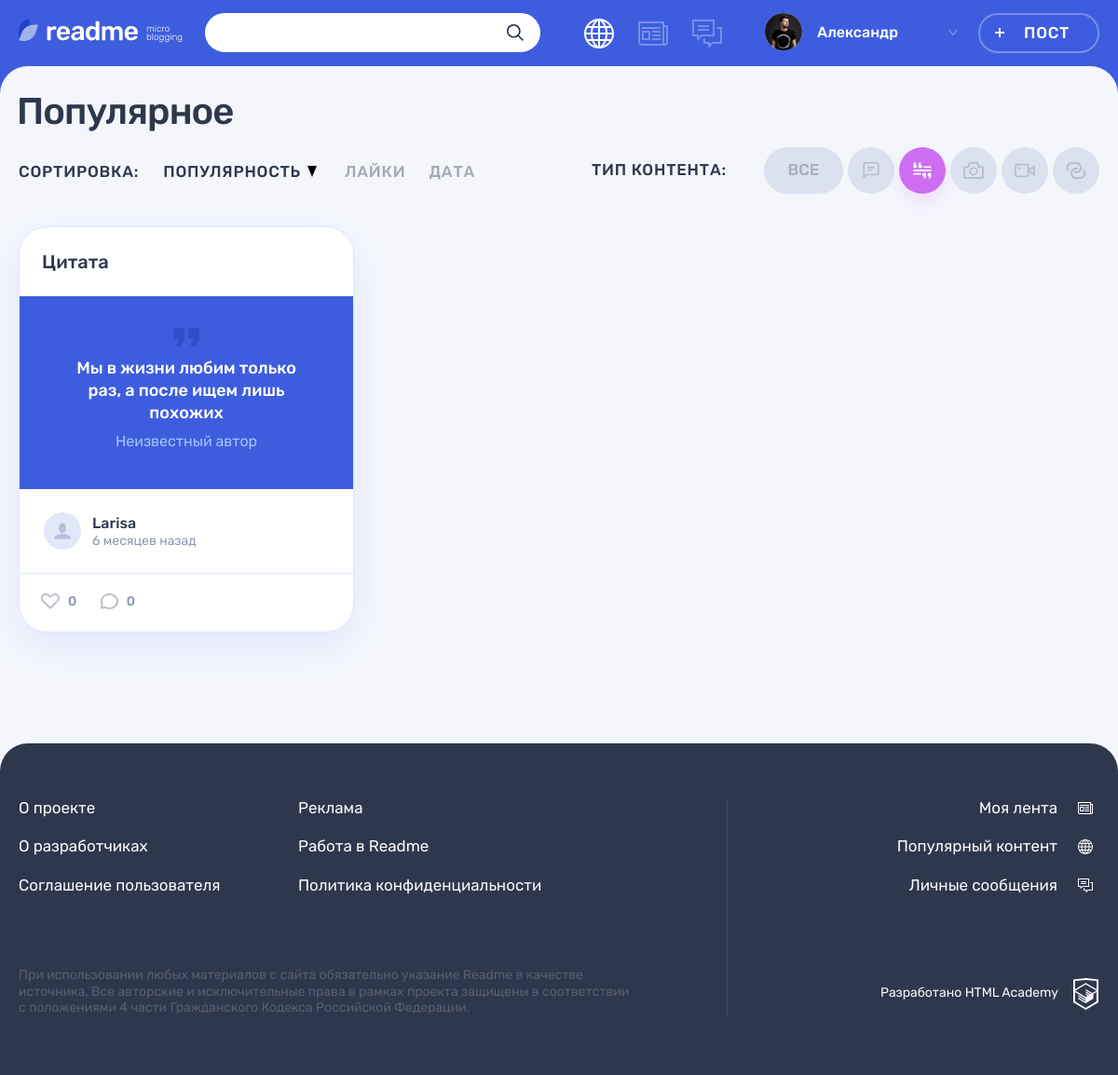
Page /?type=2 on the committed database.
### tables this page shows
CREATE TABLE type_contents (
  id INT AUTO_INCREMENT PRIMARY KEY,
  name TINYTEXT NOT NULL UNIQUE,
  name_icon TINYTEXT NOT NULL UNIQUE
);

CREATE TABLE posts (
  id INT AUTO_INCREMENT PRIMARY KEY,
  date_create DATETIME NOT NULL,
  title VARCHAR(128) NOT NULL,
  text_content TEXT,
  quote_author TINYTEXT,
  image_url TINYTEXT,
  video_url TINYTEXT,
  link TINYTEXT,
  view_number INT DEFAULT 0,
  user_id INT,
  type_id INT,
  FOREIGN KEY (user_id) REFERENCES users (id),
  FOREIGN KEY (type_id) REFERENCES type_contents (id)
);

CREATE TABLE users (
  id INT AUTO_INCREMENT PRIMARY KEY,
  date_registration DATETIME NOT NULL,
  email CHAR(128) NOT NULL UNIQUE,
  login CHAR(128) NOT NULL UNIQUE,
  password CHAR(128) NOT NULL,
  avatar_url TINYTEXT
);

### helpers.php (called while the page is built, shortened)
<?php
function include_template($name, array $data = [])
{
    $name = 'templates/' . $name;
    extract($data);
    require $name;
    $result = ob_get_clean();
    return $result;
}

### models/Model.php (called while the page is built)
<?php
abstract class Model {
    protected $table;
    protected $mysqli;
    function __construct($mysqli)
    {
        $this->mysqli = $mysqli;
    }
    public function getAll()
    {
        $sql = "SELECT * FROM {$this->table}";
        $result = $this->mysqli->query($sql);
        $result = $result->fetch_all(MYSQLI_ASSOC);
        return $result;
    }
}
?>

### models/post.php (called while the page is built, shortened)
<?php
require_once('Model.php');
class Post extends Model {
    protected $table = 'posts';
    function getPostByType($type)
    {
        $stmt = $this->mysqli->prepare("
            SELECT
            p.id,
            date_create,
            title,
            text_content,
            quote_author,
            image_url,
            video_url,
            link,
            avatar_url,
            view_number,
            u.login,
            tc.name_icon as post_type
            FROM {$this->table} p
            JOIN users u ON p.user_id = u.id
            JOIN type_contents tc ON p.type_id = tc.id
            WHERE tc.id = ?
            ORDER BY view_number DESC LIMIT 6
        ");
        $stmt->bind_param('i', $type);
        $stmt->execute();
        $result = $stmt->get_result();
        return $result->fetch_all(MYSQLI_ASSOC);
    }
}
?>

### templates/main.php (the view, shortened to what this page needs)
<section class="page__main page__main--popular">
    <div class="container">
        <h1 class="page__title page__title--popular">Популярное</h1>
    </div>
    <div class="popular container">
        <div class="popular__filters-wrapper">
            <div class="popular__sorting sorting">
                <b class="popular__sorting-caption sorting__caption">Сортировка:</b>
                <ul class="popular__sorting-list sorting__list">
                    <li class="sorting__item sorting__item--popular">
                        <a class="sorting__link sorting__link--active" href="#">
                            <span>Популярность</span>
                            <svg class="sorting__icon" width="10" height="12">
                                <use xlink:href="#icon-sort"></use>
                            </svg>
                        </a>
                    </li>
                    <li class="sorting__item">
                        <a class="sorting__link" href="#">
                            <span>Лайки</span>
                        </a>
                    </li>
                    <li class="sorting__item">
                        <a class="sorting__link" href="#">
                            <span>Дата</span>
                        </a>
                    </li>
                </ul>
            </div>
            <div class="popular__filters filters">
                <b class="popular__filters-caption filters__caption">Тип контента:</b>
                <ul class="popular__filters-list filters__list">
                    <li class="popular__filters-item popular__filters-item--all filters__item filters__item--all">
                        <a class="filters__button filters__button--ellipse filters__button--all
                            <?=$filter_type === '' ? 'filters__button--active' : '';?>"
                            href="./">
                            <span>Все</span>
                        </a>
                    </li>
                    <?php foreach ($content_types as $type) :?>
                        <li class="popular__filters-item filters__item">
                            <a
                                class="button filters__button filters__button--<?=$type['name_icon']?>
                                <?=$filter_type === $type['id'] ? 'filters__button--active' : '';?>"
                                href="?type=<?=$type['id']?>"
                            >
                                <svg class="filters__icon" width="22" height="18">
                                    <use xlink:href="#icon-filter-<?=$type['name_icon']?>"></use>
                                </svg>
                            </a>
                        </li>
                    <?php endforeach; ?>
                </ul>
            </div>
        </div>
        <div class="popular__posts">
            <?php foreach ($posts as $post): ?>
            <article class="popular__post post post-<?=$post['post_type']; ?>">
                <header class="post__header">
                    <h2><a href="./post.php?id=<?=$post['id'];?>"><?=$post['title'];?></a></h2>
                </header>
                <div class="post__main">
                    <?php if ($post['post_type'] === 'quote') :?>
                        <blockquote>
                            <p>
                                <?=$post['text_content']; ?>
                            </p>
                            <cite><?=$post['quote_author']; ?></cite>
                        </blockquote>
                    <?php endif; ?>
                </div>
                <footer class="post__footer">
                    <div class="post__author">
                        <a class="post__author-link" href="#" title="<?=$post['date_format']; ?>">
                            <div class="post__avatar-wrapper">
                            </div>
                            <div class="post__info">
                                <b class="post__author-name"><?=$post['login']; ?></b>
                                <time class="post__time" datetime="<?=$post['date_create']; ?>"><?=$post['date_relative']; ?></time>
                            </div>
                        </a>
                    </div>
                    <div class="post__indicators">
                        <div class="post__buttons">
                            <a class="post__indicator post__indicator--likes button" href="#" title="Лайк">
                                <svg class="post__indicator-icon" width="20" height="17">
                                    <use xlink:href="#icon-heart"></use>
                                </svg>
                                <span>0</span>
                            </a>
                            <a class="post__indicator post__indicator--comments button" href="#" title="Комментарии">
                                <svg class="post__indicator-icon" width="19" height="17">
                                    <use xlink:href="#icon-comment"></use>
                                </svg>
                                <span>0</span>
                            </a>
                        </div>
                    </div>
                </footer>
            </article>
            <?php endforeach; ?>
        </div>
    </div>
</section>

### rows in the picture
posts: title "Цитата", text_content "Мы в жизни любим только раз, а после ищем лишь похожих", quote_author "Неизвестный автор", user.login "Larisa", date_relative "6 месяцев назад"

### other values in the picture
$user_name "Александр"
